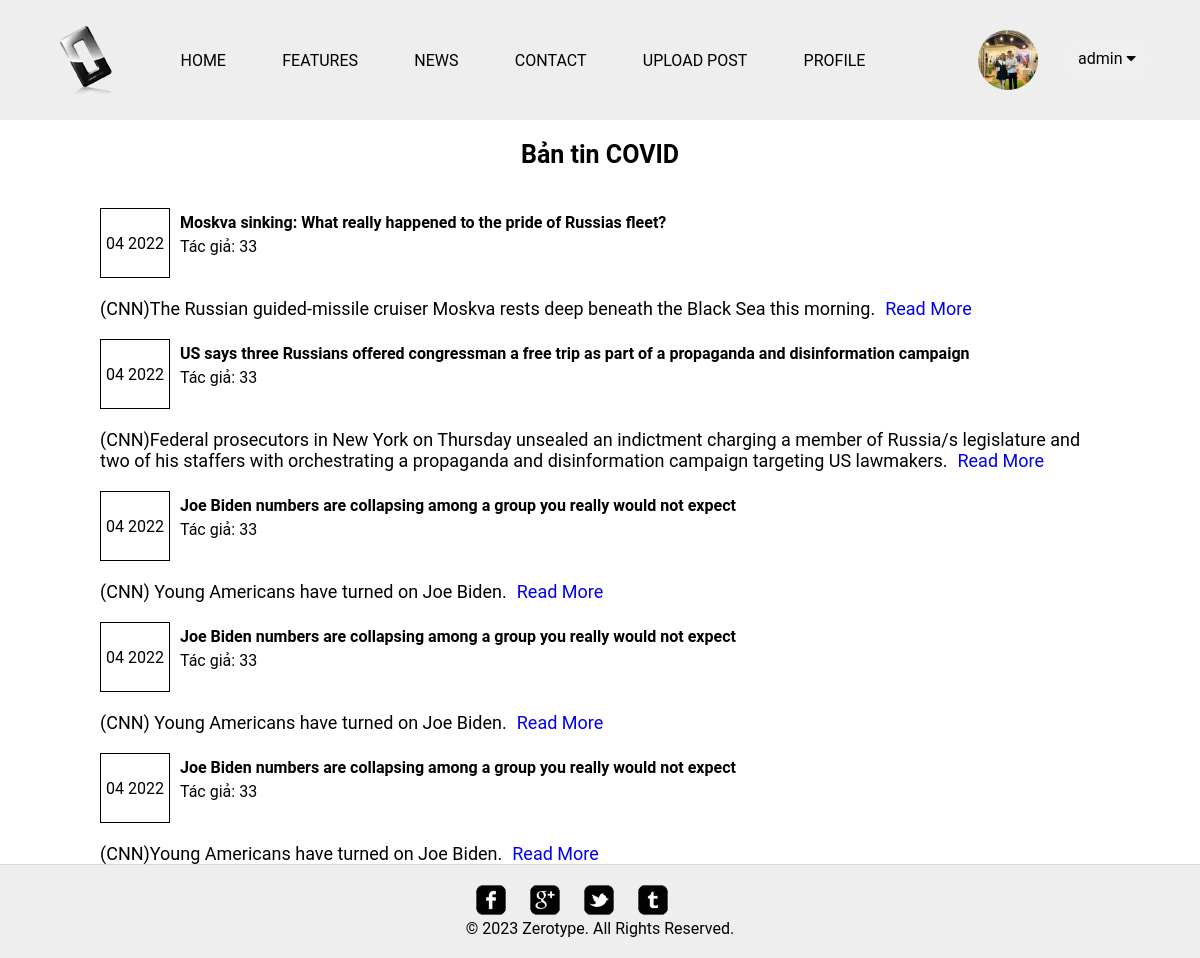
/features.php (signed in), run on the app's committed database.
### tables this page shows
CREATE TABLE `user` (
  `user_id` bigint NOT NULL AUTO_INCREMENT,
  `username` varchar(255) DEFAULT NULL,
  `password` varchar(255) DEFAULT NULL,
  `email` varchar(255) DEFAULT NULL,
  `phoneNumber` varchar(10) DEFAULT NULL,
  `image` varchar(255) DEFAULT NULL,
  `address` varchar(255) DEFAULT NULL,
  `birthday` datetime DEFAULT NULL,
  `role` int DEFAULT NULL,
  `bio` longtext,
  `job` varchar(45) DEFAULT NULL,
  PRIMARY KEY (`user_id`)
);

CREATE TABLE `blog` (
  `blog_id` bigint NOT NULL AUTO_INCREMENT,
  `title` text,
  `shortContent` text,
  `longContent` longtext,
  `createByDate` datetime DEFAULT NULL,
  `category_id` bigint DEFAULT NULL,
  `author` int DEFAULT NULL,
  `status_blog` int DEFAULT NULL,
  PRIMARY KEY (`blog_id`),
  KEY `fk_category` (`category_id`),
  CONSTRAINT `fk_category` FOREIGN KEY (`category_id`) REFERENCES `category` (`category_id`)
);

### Control.php (called while the page is built, shortened)
<?php
	include('DBConnection.php');
Class Data{
		public function getAvatar($userid){
			global $conn;
			$sql = "select image from user where user_id = ".$userid;
			$list = mysqli_fetch_array(mysqli_query($conn,$sql));
			$image = $list['image'];
			return $image;
		}
		public function select_covid_blog(){
			global $conn;
			$sql = "select * from blog where status_blog=1 && category_id=8";
			$run = mysqli_query($conn,$sql);
			return $run;
		}
	}
 ?>

### features.php (the view, shortened to what this page needs)
<?php
include('Control.php');
$get_Data = new Data();
?>
<!DOCTYPE HTML>
<html>
<head>
	<link rel="stylesheet" href="css/text.css" type="text/css">
	<link rel="stylesheet" href="css/header.css" type="text/css">
	<link rel="stylesheet" href="css/body.css" type="text/css">
	<link rel="stylesheet" href="css/style.css" type="text/css">
    <link rel="stylesheet" href="https://cdnjs.cloudflare.com/ajax/libs/font-awesome/4.7.0/css/font-awesome.min.css">
</head>
<body>
<?php
include('header.php');
?>
	<div id="contents">
		<div class="feature">
			<h1>Bản tin COVID</h1>
			<br/>
			<ul class="newsf">
				<?php
					$run = $get_Data->select_covid_blog();
					$count = mysqli_num_rows($run);
					if($count>0){
						while($row = mysqli_fetch_assoc($run)){
							echo '
								<li>
									<div class="card-newf">
										<div class="newtimef">
											<div class="datef">
												<span>'.date("m",strtotime($row["createByDate"])).'
												'.date("Y",strtotime($row["createByDate"])).'</span>
											</div>
											<div class="title-authorf">
												<div class="titlef">
													<h4>'.$row["title"].'</h4>
												</div>
												<div class="authorf">
													<span>Tác giả: '.$row["author"].'</span>
												</div>
											</div>
										</div>
										<div class="infomationf">
											<p>
												'.$row["shortContent"].'<span><a href="post.php?post_id='.$row["blog_id"].'" class="more">Read More</a></span>
											</p>
										</div>
									</div>
								</li>
							';
						}
					}
					else {
						echo'<h1>Chưa có bài viết</h1>';
					}
				?>
			</ul>
		</div>
	</div>
<?php
include('footer.php');
?>
</body>
</html>

### header.php (shortened to what this page needs)
 <!DOCTYPE html>
<html lang="en">
<head>
    <link rel="stylesheet" href="./css/header.css">
</head>
<body>
    <div id="header">
		<div id="header-box">
            <ul>
                <li class="logo"><a href="home.php"></a></li>
                <li><a href="home.php">Home</a></li>
                <li><a href="features.php">Features</a></li>
                <li><a href="news.php">News</a></li>
                <li><a href="contact.php">Contact</a></li>
                <li><a href="saveOrUpdate_user.php">Upload post</a></li>
                <li><a href="profiles.php">Profile</a></li>
                <li>
                    <?php
                    if (isset($_SESSION['username'])) {
                        $path = $get_Data->getAvatar($_SESSION['userId']);
                        echo '
                                    <li>
                                        <img src="Image/' . $path . '" alt="Avatar" class="avatar" style="object-fit: cover;" >
                                        <div class="dropdown">
                                        <button onclick="myFunction()" class="dropbtn">' . $_SESSION['username'] . ' <i class="fa fa-caret-down"></i></button>
                                            <div id="myDropdown" class="dropdown-content">
                                                <a href="logout.php">Đăng xuất</a>
                                            </div>
                                        </li>
                                    ';
                        }
                    ?>
                 </li>
            </ul>
         </div>
    </div>
</body>
</html>

### footer.php
<div id="footer">
		<div class="clearfix">
			<div id="connect">
				<a href="http://freewebsitetemplates.com/go/facebook/" target="_blank" class="facebook"></a>
				<a href="http://freewebsitetemplates.com/go/googleplus/" target="_blank" class="googleplus"></a>
				<a href="http://freewebsitetemplates.com/go/twitter/" target="_blank" class="twitter"></a>
				<a href="http://www.freewebsitetemplates.com/misc/contact/" target="_blank" class="tumbler"></a>
			</div>
			<p>
				© 2023 Zerotype. All Rights Reserved.
			</p>
		</div>
	</div>

### css/text.css (style rules this page uses)
* { font-family: Roboto, Oxygen, Ubuntu, Cantarell, "Open Sans", "Helvetica Neue", sans-serif, Arial; }

### css/header.css (style rules this page uses)
* { padding: 0; margin: 0 auto; text-decoration: none; list-style: none; box-sizing: border-box; }
#header { width: 100%; background: #eee; }
#header-box ul { display: flex; justify-content: space-between; align-items: center; height: 120px; width: 1200px; padding: 20px; margin: 0 auto; font-size: 16px; text-transform: uppercase; }
#header-box a { color:black; }
#header-box .logo a { background: url(../images/logo.png) no-repeat center top; color: #000; display: block; font-size: 14px; height: 20px; width: 76px; padding-top: 68px; text-decoration: none; text-transform: uppercase; }
.avatar { vertical-align: middle; width: 60px; height: 60px; border-radius: 50%; }
.dropbtn { color: #000; padding: 16px; font-size: 16px; border: none; cursor: pointer; margin-left: 20px; border-radius: 20px; }
.dropdown { position: relative; display: inline-block; }

### css/body.css (style rules this page uses)
* { padding: 0; margin: 0 auto; }
#contents { width: 1200px; min-height: 510px; margin: 0 auto; }
.feature { width: 1000px; min-height: 700px; padding-top: 20px; }
.feature h1 { display:flex ; justify-content: center; font-size: 25px; font-weight: 700; }
.newtimef { display: flex; margin: 0; display: block; width: 1000px; height: 100px; padding-top: 20px; }
.newtimef .datef { width: 70px; height: 70px; float: left; text-align: center; align-items: center; display: flex; border: 1px solid black; }
.title-authorf { width: 860px; height: 70px; padding:5px 10px; }
.title-authorf .authorf { padding-top: 5px; }
.infomationf { padding-top: 10px; width: 1000px; min-height: auto; font-size: 18px; }
.infomationf span a { margin-left: 10px; }

### css/style.css (style rules this page uses)
#footer { background-color: #eee; border-top: 1px solid #d8d8d8; display: flex; padding: 20px; align-items: center; }
#connect a { background: url(../images/icons.png) no-repeat; display: inline-block; height: 30px; width: 30px; margin: 0 10px; }
#connect a.googleplus { background-position: 0 -40px; }
#connect a.twitter { background-position: 0 -80px; }
#connect a.tumbler { background-position: 0 -120px; }

### data on the page
user: image (picture)
blog: createByDate "04", createByDate "2022", title "Moskva sinking: What really happened to the pride of Russias fleet?", author "33", shortContent "(CNN)The Russian guided-missile cruiser Moskva rests deep beneath the Black Sea this morning."
blog: createByDate "04", createByDate "2022", title "US says three Russians offered congressman a free trip as part of a propaganda and disinformation campaign", author "33", shortContent "(CNN)Federal prosecutors in New York on Thursday unsealed an indictment charging a member of Russia/s legislature and two of his staffers with orchestrating a propaganda and disinformation campaign targeting US lawmakers."
blog: createByDate "04", createByDate "2022", title "Joe Biden numbers are collapsing among a group you really would not expect", author "33", shortContent "(CNN) Young Americans have turned on Joe Biden."
blog: createByDate "04", createByDate "2022", title "Joe Biden numbers are collapsing among a group you really would not expect", author "33", shortContent "(CNN) Young Americans have turned on Joe Biden."
blog: createByDate "04", createByDate "2022", title "Joe Biden numbers are collapsing among a group you really would not expect", author "33", shortContent "(CNN)Young Americans have turned on Joe Biden."

### other printed values
$_SESSION['username'] "admin"
